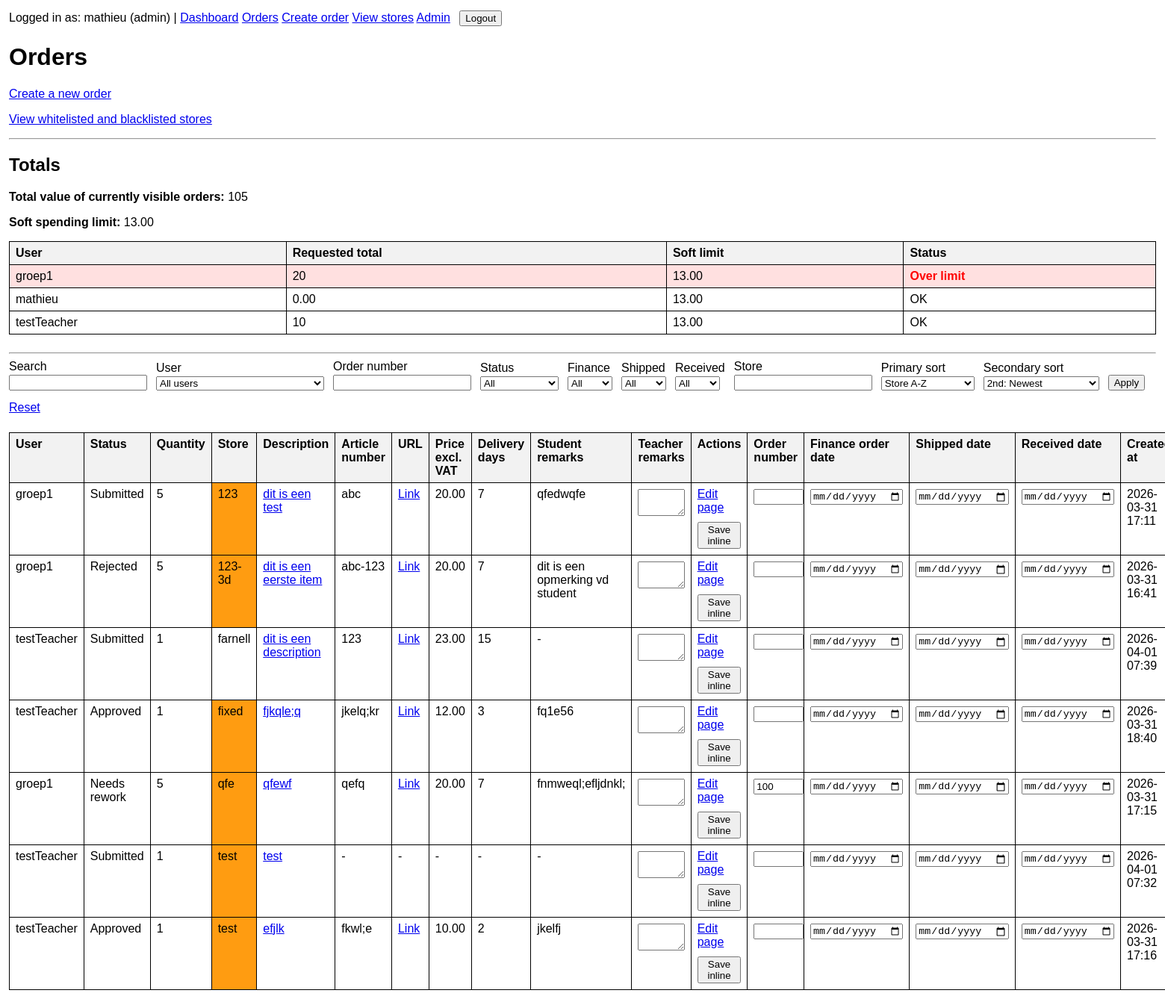
/orders/ (signed in), run on an earlier commit of the app's database.
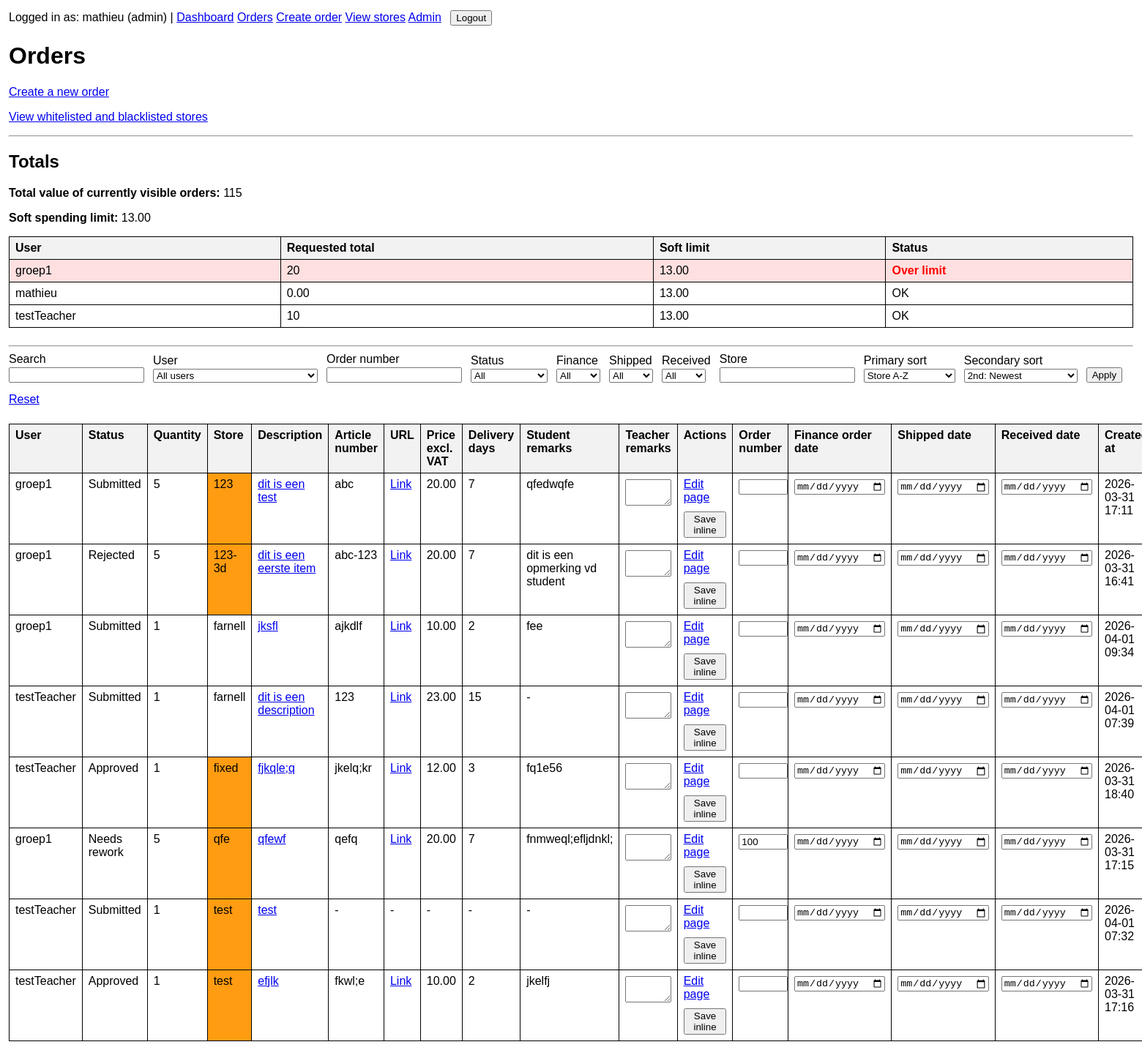
And on a later commit of the database.
### accounts/models.py (models this page shows, shortened)
class User(AbstractUser):
    ROLE_ADMIN = "admin"
    ROLE_TEACHER = "teacher"
    ROLE_STUDENT = "student"
    ROLE_CHOICES = [
        (ROLE_ADMIN, "Admin"),
        (ROLE_TEACHER, "Teacher"),
        (ROLE_STUDENT, "Student"),
    ]
    email = models.EmailField(unique=True)
    name = models.CharField(max_length=255)
    role = models.CharField(max_length=20, choices=ROLE_CHOICES, default=ROLE_STUDENT)
    USERNAME_FIELD = "email"
    REQUIRED_FIELDS = ["username", "name"]

### orders/models.py (models this page shows, shortened)
class AppSettings(models.Model):
    soft_spending_limit = models.DecimalField(
        max_digits=10,
        decimal_places=2,
        null=True,
        blank=True,
        help_text="Leave empty to disable the soft spending warning.",
    )
    @classmethod
    def get_solo(cls):
        obj, _ = cls.objects.get_or_create(pk=1)
        return obj

class Order(models.Model):
    ORDER_TYPE_STUDENT = "student_order"
    ORDER_TYPE_TEACHER = "teacher_order"
    ORDER_TYPE_CHOICES = [
        (ORDER_TYPE_STUDENT, "Student order"),
        (ORDER_TYPE_TEACHER, "Teacher order"),
    ]
    STATUS_DRAFT = "draft"
    STATUS_SUBMITTED = "submitted"
    STATUS_APPROVED = "approved"
    STATUS_REJECTED = "rejected"
    STATUS_REWORK = "rework"
    STATUS_CHOICES = [
        (STATUS_DRAFT, "Draft"),
        (STATUS_SUBMITTED, "Submitted"),
        (STATUS_APPROVED, "Approved"),
        (STATUS_REJECTED, "Rejected"),
        (STATUS_REWORK, "Needs rework"),
    ]
    user = models.ForeignKey(
        settings.AUTH_USER_MODEL,
        on_delete=models.CASCADE,
        related_name="orders",
    )
    order_type = models.CharField(max_length=20, choices=ORDER_TYPE_CHOICES)
    store = models.CharField(max_length=255)
    article_number = models.CharField(max_length=100, blank=True)
    ordernumber = models.CharField(
        max_length=100,
        blank=True,
        db_index=True,
        help_text="ERP order number",
    )
    quantity = models.PositiveIntegerField(default=1)
    status = models.CharField(max_length=20, choices=STATUS_CHOICES, default=STATUS_DRAFT)
    decision_reason = models.TextField(blank=True)
    created_at = models.DateTimeField(auto_now_add=True)
    short_description = models.CharField(max_length=255)
    url = models.URLField(blank=True)
    total_price_excl_vat = models.DecimalField(max_digits=10, decimal_places=2, null=True, blank=True)
    delivery_time_days = models.PositiveIntegerField(null=True, blank=True)
    purchase_request_number = models.CharField(max_length=100, blank=True)
    finance_order_date = models.DateField(null=True, blank=True)
    shipped_date = models.DateField(null=True, blank=True)
    received_date = models.DateField(null=True, blank=True)
    student_remarks = models.TextField(blank=True)
    teacher_remarks = models.TextField(blank=True)
    decided_by = models.ForeignKey(
        settings.AUTH_USER_MODEL,
        on_delete=models.SET_NULL,
        null=True,
        blank=True,
        related_name="decided_orders",
    )
    decided_at = models.DateTimeField(null=True, blank=True)
    class Meta:
        ordering = ["-created_at"]

### orders/views.py (the view, shortened to what this page needs)
# urls.py: path("orders/", order_list, name="order_list"),
@login_required
def order_list(request):
    orders = get_visible_orders_for_user(request.user)
    search = request.GET.get("search", "").strip()
    status_filter = request.GET.get("status", "").strip()
    store_filter = request.GET.get("store", "").strip()
    ordernumber_filter = request.GET.get("ordernumber", "").strip()
    user_filter = request.GET.get("user_id", "").strip()
    finance_order_date_filter = request.GET.get("finance_order_date_filter", "").strip()
    shipped_date_filter = request.GET.get("shipped_date_filter", "").strip()
    received_date_filter = request.GET.get("received_date_filter", "").strip()
    primary_sort = request.GET.get("primary_sort", "store").strip()
    secondary_sort = request.GET.get("secondary_sort", "-created_at").strip()
    if status_filter:
        orders = orders.filter(status=status_filter)
    if store_filter:
        orders = orders.filter(store__icontains=store_filter)
    if ordernumber_filter:
        orders = orders.filter(ordernumber=ordernumber_filter)
    if user_filter:
        orders = orders.filter(user_id=user_filter)
    if finance_order_date_filter == "empty":
        orders = orders.filter(finance_order_date__isnull=True)
    elif finance_order_date_filter == "filled":
        orders = orders.filter(finance_order_date__isnull=False)
    if shipped_date_filter == "empty":
        orders = orders.filter(shipped_date__isnull=True)
    elif shipped_date_filter == "filled":
        orders = orders.filter(shipped_date__isnull=False)
    if received_date_filter == "empty":
        orders = orders.filter(received_date__isnull=True)
    elif received_date_filter == "filled":
        orders = orders.filter(received_date__isnull=False)
    allowed_sort_fields = {
        "created_at": "created_at",
        "-created_at": "-created_at",
        "status": "status",
        "-status": "-status",
        "store": "store",
        "-store": "-store",
        "ordernumber": "ordernumber",
        "-ordernumber": "-ordernumber",
        "quantity": "quantity",
        "-quantity": "-quantity",
        "total_price_excl_vat": "total_price_excl_vat",
        "-total_price_excl_vat": "-total_price_excl_vat",
        "finance_order_date": "finance_order_date",
        "-finance_order_date": "-finance_order_date",
        "shipped_date": "shipped_date",
        "-shipped_date": "-shipped_date",
        "received_date": "received_date",
        "-received_date": "-received_date",
        "user__name": "user__name",
        "-user__name": "-user__name",
    }
    primary_sort_value = allowed_sort_fields.get(primary_sort, "store")
    secondary_sort_value = allowed_sort_fields.get(secondary_sort, "-created_at")
    if primary_sort_value == secondary_sort_value:
        orders = orders.order_by(primary_sort_value)
    else:
        orders = orders.order_by(primary_sort_value, secondary_sort_value)
    settings_obj = AppSettings.get_solo()
    filterable_users = get_filterable_users_for_user(request.user)
    visible_total = orders.aggregate(total=Sum("total_price_excl_vat"))["total"] or Decimal("0.00")
    totals_by_user_id = {
        row["user_id"]: (row["total"] or Decimal("0.00"))
        for row in orders.values("user_id").annotate(total=Sum("total_price_excl_vat"))
    }
    spending_rows = []
    for visible_user in filterable_users:
        requested_total = totals_by_user_id.get(visible_user.id, Decimal("0.00"))
        is_over_limit = (
            settings_obj.soft_spending_limit is not None
            and requested_total > settings_obj.soft_spending_limit
        )
        spending_rows.append(
            {
                "user": visible_user,
                "requested_total": requested_total,
                "is_over_limit": is_over_limit,
            }
        )
    orders = list(orders)
    for order in orders:
        order.can_edit = user_can_edit_order(request.user, order)
        order.can_decide = user_can_decide_order(request.user, order)
        order.can_inline_admin_edit = request.user.role == User.ROLE_ADMIN
        order.store_rule_status = get_store_rule_status(order.store)
    context = {
        "orders": orders,
        "search": search,
        "status_filter": status_filter,
        "store_filter": store_filter,
        "ordernumber_filter": ordernumber_filter,
        "user_filter": user_filter,
        "finance_order_date_filter": finance_order_date_filter,
        "shipped_date_filter": shipped_date_filter,
        "received_date_filter": received_date_filter,
        "primary_sort": primary_sort,
        "secondary_sort": secondary_sort,
        "status_choices": Order.STATUS_CHOICES,
        "user_choices": filterable_users,
        "visible_total": visible_total,
        "soft_spending_limit": settings_obj.soft_spending_limit,
        "spending_rows": spending_rows,
    }
    return render(request, "orders/order_list.html", context)

### orders/models.py (called while the page is built)
    @classmethod
    def get_list_type_for_store(cls, store_name):
        normalized_name = (store_name or "").strip()
        if not normalized_name:
            return None
        rule = cls.objects.filter(store_name__iexact=normalized_name).first()
        if not rule:
            return None
        return rule.list_type

### orders/views.py (called while the page is built, shortened)
def get_filterable_users_for_user(user):
    if user.role == User.ROLE_ADMIN:
        return User.objects.all().order_by("name")

def get_visible_orders_for_user(user):
    base_qs = Order.objects.select_related("user", "decided_by")
    if user.role == User.ROLE_ADMIN:
        return base_qs.all()

def user_can_edit_order(user, order):
    if user.role == User.ROLE_ADMIN:
        return True
    if order.user_id != user.id:
        return False
    if order.status in [Order.STATUS_APPROVED, Order.STATUS_REJECTED]:
        return False
    return True

def user_can_decide_order(user, order):
    if user.role == User.ROLE_ADMIN:
        return True

def get_store_rule_status(store_name):
    return StoreRule.get_list_type_for_store(store_name) or "unlisted"

### templates/orders/order_list.html (shortened to what the changed rows need)
{% extends "base.html" %}
{% block content %}
<h1>Orders</h1>
<p>
    <a href="{% url 'orders:order_create' %}">Create a new order</a>
</p>
<p>
    <a href="{% url 'orders:store_overview' %}">View whitelisted and blacklisted stores</a>
</p>
<hr>
<h2>Totals</h2>
<div style="margin-bottom: 1rem;">
    <p>
        <strong>Total value of currently visible orders:</strong>
        {{ visible_total|default:"0.00" }}
    </p>
    <p>
        <strong>Soft spending limit:</strong>
        {% if soft_spending_limit %}
            {{ soft_spending_limit }}
        {% else %}
            Not set
        {% endif %}
    </p>
</div>
<table border="1" cellpadding="6" cellspacing="0" style="margin-bottom: 1.5rem; width: 100%; border-collapse: collapse;">
    <thead>
        <tr>
            <th>User</th>
            <th>Requested total</th>
            <th>Soft limit</th>
            <th>Status</th>
        </tr>
    </thead>
    <tbody>
        {% for row in spending_rows %}
            <tr {% if row.is_over_limit %}style="background-color: #ffe0e0;"{% endif %}>
                <td>{{ row.user.name }}</td>
                <td>{{ row.requested_total }}</td>
                <td>
                    {% if soft_spending_limit %}
                        {{ soft_spending_limit }}
                    {% else %}
                        -
                    {% endif %}
                </td>
                <td>
                    {% if row.is_over_limit %}
                        <strong style="color: red;">Over limit</strong>
                    {% else %}
                        OK
                    {% endif %}
                </td>
            </tr>
        {% empty %}
            <tr>
                <td colspan="4">No totals available.</td>
            </tr>
        {% endfor %}
    </tbody>
</table>
<hr>
<form method="get" style="margin-bottom: 1.5rem;">
    <div style="display: flex; flex-wrap: wrap; gap: 0.75rem; align-items: end;">
    </div>
</form>
<table border="1" cellpadding="6" cellspacing="0" style="width: 100%; border-collapse: collapse;">
    <thead>
        <tr>
            <th>User</th>
            <th>Status</th>
            <th>Quantity</th>
            <th>Store</th>
            <th>Description</th>
            <th>Article number</th>
            <th>URL</th>
            <th>Price excl. VAT</th>
            <th>Delivery days</th>
            <th>Student remarks</th>
            <th>Teacher remarks</th>
            <th>Actions</th>
            <th>Order number</th>
            <th>Finance order date</th>
            <th>Shipped date</th>
            <th>Received date</th>
            <th>Created at</th>
        </tr>
    </thead>
    <tbody>
        {% for order in orders %}
            <tr>
                <td>{{ order.user.name }}</td>
                <td>{{ order.get_status_display }}</td>
                <td>{{ order.quantity }}</td>
                <td class="{% if order.store_rule_status == 'unlisted' %}store-unlisted-warning{% endif %}">
                    {{ order.store }}
                </td>
                <td>
                    {% if request.user.role == 'admin' %}
                        <a href="{% url 'orders:order_edit' order.id %}">
                            {{ order.short_description }}
                        </a>
                    {% else %}
                        <a href="{% url 'orders:order_detail' order.id %}">
                            {{ order.short_description }}
                        </a>
                    {% endif %}
                </td>
                <td>{{ order.article_number|default:"-" }}</td>
                <td>
                    {% if order.url %}
                        <a href="{{ order.url }}" target="_blank" rel="noopener noreferrer">Link</a>
                    {% else %}
                        -
                    {% endif %}
                </td>
                <td>{{ order.total_price_excl_vat|default:"-" }}</td>
                <td>{{ order.delivery_time_days|default:"-" }}</td>
                <td>{{ order.student_remarks|default:"-" }}</td>
                {% if order.can_inline_admin_edit %}
                    <form method="post">
                        <td>
                            <textarea name="teacher_remarks" rows="2" style="width: 100%;">{{ order.teacher_remarks }}</textarea>
                        </td>
                        <td>
                            {% if order.can_decide %}
                                <div style="margin-bottom: 0.5rem;">
                                    <a href="{% url 'orders:order_edit' order.id %}">Edit page</a>
                                </div>
                            {% endif %}
                            <button type="submit">Save inline</button>
                        </td>
                        <td>
                            <input type="text" name="ordernumber" value="{{ order.ordernumber }}" style="width: 100%;">
                        </td>
                        <td>
                            <input type="date" name="finance_order_date" value="{% if order.finance_order_date %}{{ order.finance_order_date|date:'Y-m-d' }}{% endif %}">
                        </td>
                        <td>
                            <input type="date" name="shipped_date" value="{% if order.shipped_date %}{{ order.shipped_date|date:'Y-m-d' }}{% endif %}">
                        </td>
                        <td>
                            <input type="date" name="received_date" value="{% if order.received_date %}{{ order.received_date|date:'Y-m-d' }}{% endif %}">
                        </td>
                        <td>{{ order.created_at|date:"Y-m-d H:i" }}</td>
                    </form>
                {% endif %}
            </tr>
        {% empty %}
            <tr>
                <td colspan="17">No orders found.</td>
            </tr>
        {% endfor %}
    </tbody>
</table>
{% endblock %}

### templates/base.html (shortened to what this page needs)
<!DOCTYPE html>
<html lang="en">
<head>
</head>
<body>
    <div class="top-nav">
        {% if user.is_authenticated %}
            Logged in as: {{ user.name }} ({{ user.role }})
            |
            <a href="{% url 'orders:dashboard' %}">Dashboard</a>
            <a href="{% url 'orders:order_list' %}">Orders</a>
            <a href="{% url 'orders:order_create' %}">Create order</a>
            <a href="{% url 'orders:store_overview' %}">View stores</a>
            <a href="/admin/">Admin</a>
            <form method="post" action="{% url 'logout' %}">
                <button type="submit">Logout</button>
            </form>
        {% else %}
            <a href="{% url 'login' %}">Login</a>
        {% endif %}
    </div>
    {% block content %}{% endblock %}
</body>
</html>

What changed in the data, as far as the page shows it:
added Order: user.name "groep1", status "Submitted", quantity "1", store "farnell", short_description "jksfl", article_number "ajkdlf", total_price_excl_vat "10.00", delivery_time_days "2", student_remarks "fee", shows "Edit page", created_at "2026-04-01 09:34"
Also different on the page:
{{ visible_total|default:"0.00" }}: "105" → "115"
